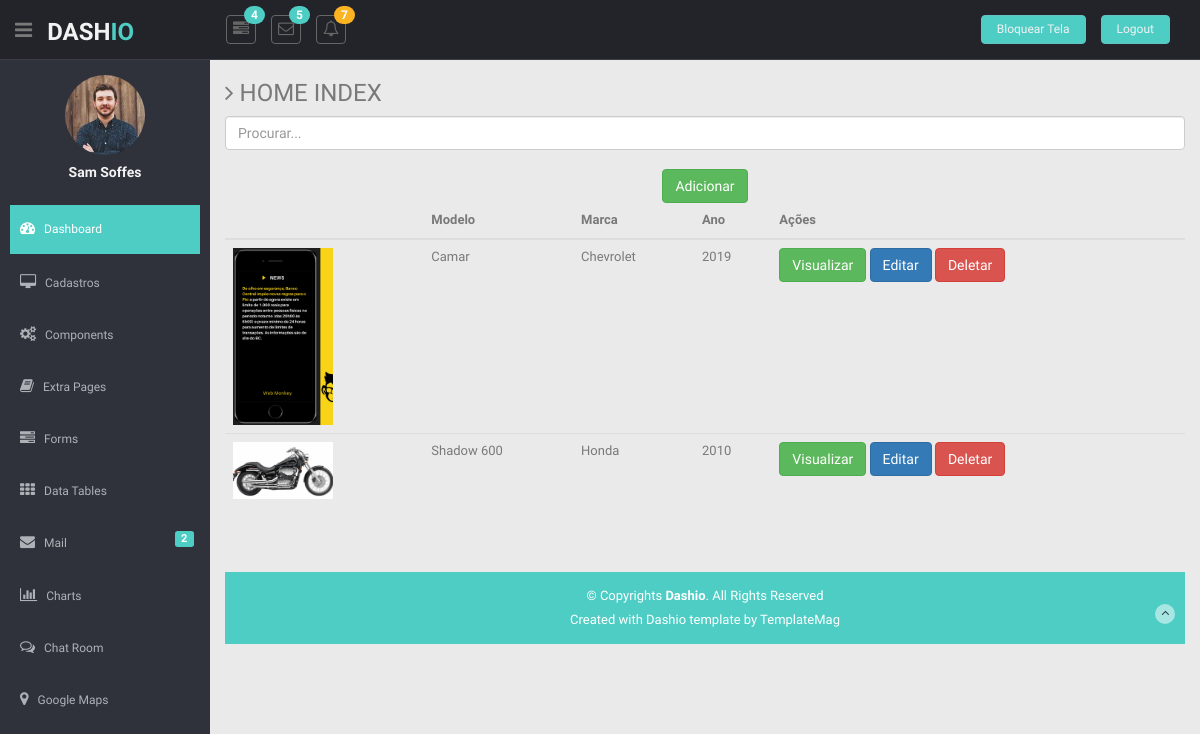
The app's page / (signed in) with its own data.
### app/models.py (models this page shows)
class Carros(models.Model):
    modelo          =   models.CharField(max_length=150)
    marca           =   models.CharField(max_length=100)
    ano             =   models.IntegerField()
    image           =   models.ImageField(upload_to='media/')
    class Meta:
        db_table = "app_carros"

### app/views.py (the view)
# urls.py: path('', home, name='home'),
@login_required
def home(request):
    data = {}
    search = request.GET.get('search')
    if search:
        data['db'] = Carros.objects.filter(modelo__icontains=search)
    else:
        data['db'] = Carros.objects.all()
    return render (request, 'index.html', data)

### app/templates/index.html (shortened to what this page needs)
{% extends 'base.html' %}
{% load static %}
{% block content %}
 <section id="main-content">
      <section class="wrapper">
        <h3><i class="fa fa-angle-right"></i> HOME INDEX </h3>
        <center>
<center>
<form method="get">
<input type="text" id="search" name="search" class="form-control" placeholder="Procurar..."
<br> <br>
 <a href="/form " class="btn btn-success" > Adicionar </a> </center>
 </center> </body>
<table class="table">
  <thead>
    <tr>
      <th scope="col"></th>
      <th scope="col">Modelo</th>
      <th scope="col">Marca</th>
      <th scope="col">Ano</th>
      <th scope="col">Ações</th>
    </tr>
  </thead>
  <tbody>
  {% for dbs in db %}
    <tr>
    {% if dbs.image %}
      <td><img src="{{dbs.image.url}}" width="100"/> </td>
      {%endif%}
      <td>{{dbs.modelo}}</td>
      <td>{{dbs.marca}}</td>
      <td>{{dbs.ano}}</td>
      <td>
          <a href="/view/{{dbs.id}}/"  class="btn btn-success"> Visualizar </a>
          <a href="/edit/{{dbs.id}}/"   class="btn btn-primary"> Editar </a>
          <a href="/delete/{{dbs.id}}/" class="btn btn-danger btnDel"> Deletar </a>
      </td>
    </tr>
  {% endfor %}
  </tbody>
</table>
           {%endblock%}

### app/static/css/style.css (style rules this page uses)
body { color: #797979; background: #eaeaea; font-family: 'Ruda', sans-serif; padding: 0px !important; margin: 0px !important; font-size:13px; }
#main-content { margin-left: 210px; }
.wrapper { display: inline-block; margin-top: 60px; padding-left: 15px; padding-right: 15px; padding-bottom: 15px; padding-top: 0px; width: 100%; }

### records on screen
Carros: image (picture), modelo "Camar", marca "Chevrolet", ano "2019"
Carros: image (picture), modelo "Shadow 600", marca "Honda", ano "2010"
